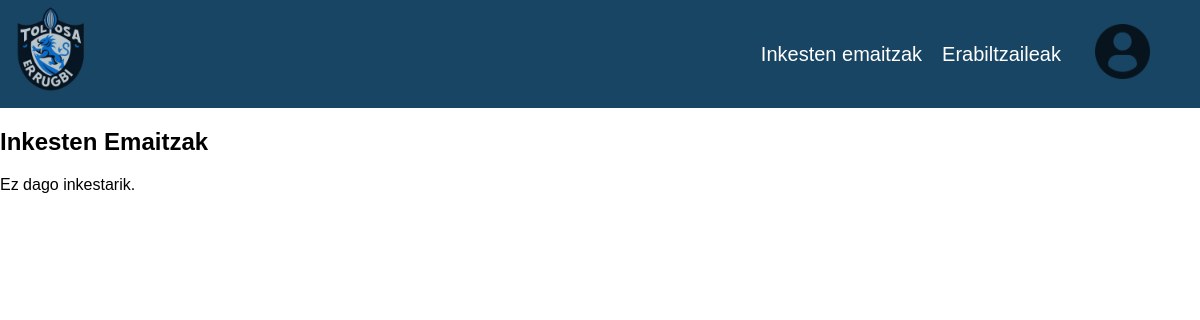
/public/inkesta_ikusi.php, run on an earlier commit of the app's database.
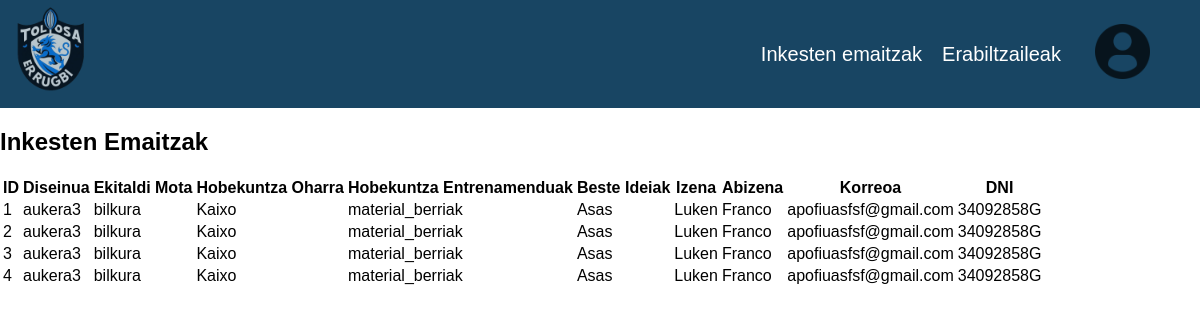
And on a later commit of the database.
### tables this page shows
CREATE TABLE `inkesta` (
  `id` int NOT NULL,
  `aukera_diseinua` varchar(20) NOT NULL,
  `ekitaldi_mota` text NOT NULL,
  `hobekuntza_oharra` text NOT NULL,
  `hobekuntza_entrenamenduak` varchar(50) NOT NULL,
  `beste_ideiak` text NOT NULL,
  `izena` varchar(50) NOT NULL,
  `abizena` varchar(50) NOT NULL,
  `korreoa` varchar(100) NOT NULL,
  `dni` varchar(20) NOT NULL
);

### public/inkesta_ikusi.php (the view, shortened to what this page needs)
<!DOCTYPE html>
<html lang="eu">
<head>
    <link rel="stylesheet" href="Style/index.css">
</head>
<body>
<header>
    <h1><a href="indexAdmin.php"><img src="Irudiak/logonew.png" width="160" height="160" alt="Mi foto" /></h1>
    <nav>
      <ul>
        <li class="menu"><a href="inkesta_ikusi.php">Inkesten emaitzak</a></li>
        <li class="menu"><a href="Erabiltzaileak.php">Erabiltzaileak</a></li>
      </ul>
      <ul class="proba">
        <li class="ikono"><img src="Irudiak/icono/usuario-de-perfil.png" alt="Mi foto" /></a>
        </li>
      </ul>
    </nav>
  </header>
  <main>
    <section>
      <h2>Inkesten Emaitzak</h2>
      <?php
        $servername = "mysql";
        $username = "admin";
        $password = "1234";
        $database = "Erronka2_Rugby";
        $conn = new mysqli($servername, $username, $password, $database);
        $sql = "SELECT * FROM inkesta";
        $result = $conn->query($sql);
        if ($result->num_rows > 0) {
            echo "<table><tr><th>ID</th><th>Diseinua</th><th>Ekitaldi Mota</th><th>Hobekuntza Oharra</th><th>Hobekuntza Entrenamenduak</th><th>Beste Ideiak</th><th>Izena</th><th>Abizena</th><th>Korreoa</th><th>DNI</th></tr>";
            while($row = $result->fetch_assoc()) {
                echo "<tr><td>" . $row["id"]. "</td><td>" . $row["aukera_diseinua"]. "</td><td>" . $row["ekitaldi_mota"]. "</td><td>" . $row["hobekuntza_oharra"]. "</td><td>" . $row["hobekuntza_entrenamenduak"]. "</td><td>" . $row["beste_ideiak"]. "</td><td>" . $row["izena"]. "</td><td>" . $row["abizena"]. "</td><td>" . $row["korreoa"]. "</td><td>" . $row["dni"]. "</td></tr>";
            }
            echo "</table>";
        } else {
            echo "Ez dago inkestarik.";
        }
      ?>
    </section>
  </main>
</body>
</html>

### public/Style/index.css (style rules this page uses)
body { font-family: Arial, sans-serif; margin: 0; padding: 0; min-height: 100vh; display: flex; flex-direction: column; background-color: #ffffff; }
header { display: flex; justify-content: space-between; background-color: #184563; padding: 0; align-items: center; }
header h1 { margin: 0; padding: 0; }
header h1 img { height: 100px; width: 100px; }
header nav { float: right; font-size: 20px; z-index: 1; display: flex; align-items: center; }
header nav ul { list-style: none; margin: 0; padding: 0; }
header nav ul li { display: inline-block; padding: 10px; position: relative; }
header nav ul li a { color: white; text-decoration: none; }
header ul { display: flex; }
img { width: 100%; height: 900px; opacity:70%; }
.ikono img { width: 55px; height: 55px; }
.ikono { margin-left: 14px; margin-right: 40px; }

What changed in the data, as far as the page shows it:
added inkesta: id "1", aukera_diseinua "aukera3", ekitaldi_mota "bilkura", hobekuntza_oharra "Kaixo", hobekuntza_entrenamenduak "material_berriak", beste_ideiak "Asas", izena "Luken", abizena "Franco", korreoa "apofiuasfsf@gmail.com", dni "34092858G"
added inkesta: id "2", aukera_diseinua "aukera3", ekitaldi_mota "bilkura", hobekuntza_oharra "Kaixo", hobekuntza_entrenamenduak "material_berriak", beste_ideiak "Asas", izena "Luken", abizena "Franco", korreoa "apofiuasfsf@gmail.com", dni "34092858G"
added inkesta: id "3", aukera_diseinua "aukera3", ekitaldi_mota "bilkura", hobekuntza_oharra "Kaixo", hobekuntza_entrenamenduak "material_berriak", beste_ideiak "Asas", izena "Luken", abizena "Franco", korreoa "apofiuasfsf@gmail.com", dni "34092858G"
added inkesta: id "4", aukera_diseinua "aukera3", ekitaldi_mota "bilkura", hobekuntza_oharra "Kaixo", hobekuntza_entrenamenduak "material_berriak", beste_ideiak "Asas", izena "Luken", abizena "Franco", korreoa "apofiuasfsf@gmail.com", dni "34092858G"
Also different on the page:
text no longer shown: "Ez dago inkestarik."
text now shown: "ID Diseinua Ekitaldi Mota Hobekuntza Oharra Hobekuntza Entrenamenduak Beste Ideiak Izena Abizena Korreoa DNI"
